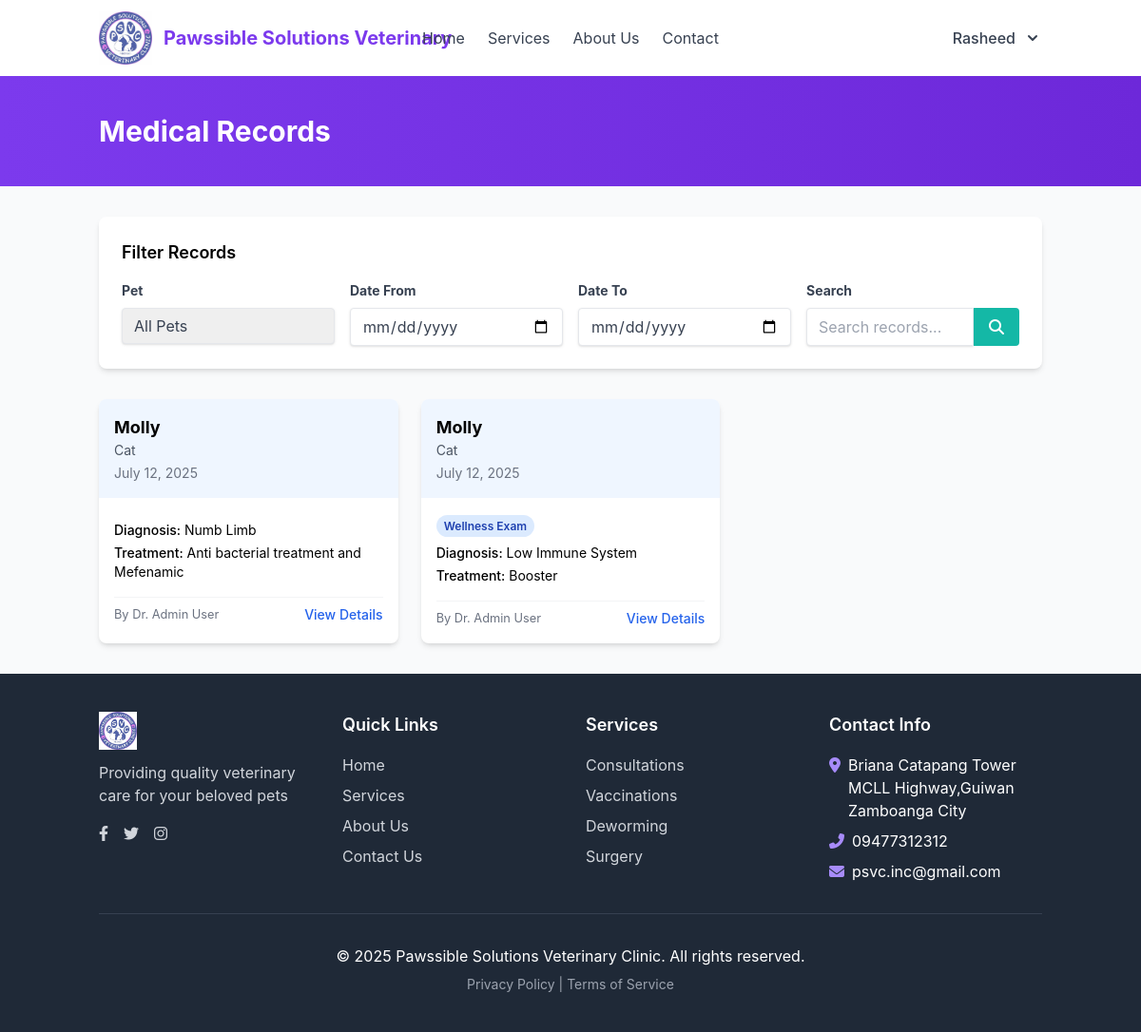
The app's page /medical_records.php (signed in), older data.
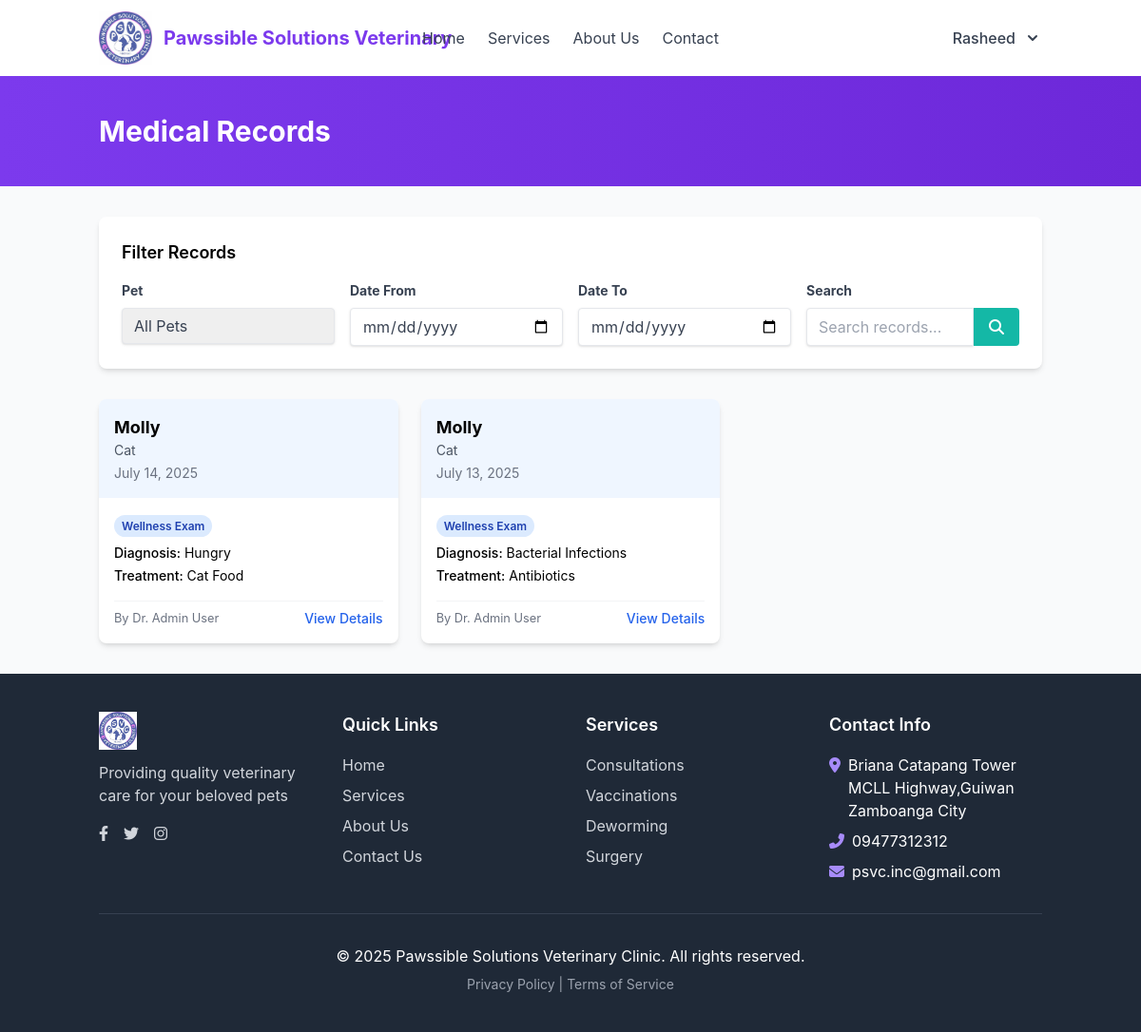
The same page, newer data.
### tables this page shows
CREATE TABLE `medical_records` (
  `id` int(11) NOT NULL,
  `pet_id` int(11) NOT NULL,
  `appointment_id` int(11) DEFAULT NULL,
  `record_date` date NOT NULL,
  `record_type` varchar(50) DEFAULT NULL,
  `diagnosis` text DEFAULT NULL,
  `treatment` text DEFAULT NULL,
  `medications` text DEFAULT NULL,
  `notes` text DEFAULT NULL,
  `created_by` int(11) NOT NULL,
  `created_at` timestamp NOT NULL DEFAULT current_timestamp(),
  `updated_at` timestamp NOT NULL DEFAULT current_timestamp() ON UPDATE current_timestamp()
);

CREATE TABLE `pets` (
  `id` int(11) NOT NULL,
  `owner_id` int(11) NOT NULL,
  `name` varchar(50) NOT NULL,
  `species` varchar(50) NOT NULL,
  `breed` varchar(50) DEFAULT NULL,
  `gender` enum('male','female','unknown') NOT NULL,
  `date_of_birth` date DEFAULT NULL,
  `weight` decimal(5,2) DEFAULT NULL,
  `microchip_id` varchar(50) DEFAULT NULL,
  `created_at` timestamp NOT NULL DEFAULT current_timestamp(),
  `updated_at` timestamp NOT NULL DEFAULT current_timestamp() ON UPDATE current_timestamp()
);

CREATE TABLE `appointments` (
  `id` int(11) NOT NULL,
  `appointment_number` varchar(20) NOT NULL DEFAULT '',
  `pet_id` int(11) NOT NULL,
  `vet_id` int(11) NOT NULL,
  `appointment_date` date NOT NULL,
  `appointment_time` time NOT NULL,
  `reason` varchar(100) NOT NULL,
  `notes` text DEFAULT NULL,
  `status` enum('scheduled','completed','cancelled','no-show') NOT NULL DEFAULT 'scheduled',
  `created_at` timestamp NOT NULL DEFAULT current_timestamp(),
  `updated_at` timestamp NOT NULL DEFAULT current_timestamp() ON UPDATE current_timestamp()
);

### medical_records.php (the view, shortened to what the changed rows need)
<?php
$user_id = $_SESSION['user_id'];
$user_role = isset($_SESSION['user_role']) ? $_SESSION['user_role'] : 'client';
$database = new Database();
$db = $database->getConnection();
if ($user_role == 'client') {
    $query = "SELECT mr.*, p.name as pet_name, p.species,
             CONCAT(u.first_name, ' ', u.last_name) as vet_name,
             a.reason as appointment_reason
             FROM medical_records mr
             JOIN pets p ON mr.pet_id = p.id
             LEFT JOIN appointments a ON mr.appointment_id = a.id
             LEFT JOIN users u ON mr.created_by = u.id
             WHERE p.owner_id = :user_id";
}
$query .= " ORDER BY mr.record_date DESC, mr.created_at DESC";
$stmt = $db->prepare($query);
if ($user_role == 'client') {
    $stmt->bindParam(':user_id', $user_id);
}
$stmt->execute();
if ($user_role == 'admin') {
    include_once 'includes/admin_header.php';
} else {
    include_once 'includes/header.php';
}
?>
<div class="bg-gradient-to-r from-violet-600 to-violet-700 py-10">
    <div class="container mx-auto px-4">
        <h1 class="text-3xl font-bold text-white">Medical Records</h1>
    </div>
</div>
<div class="container mx-auto px-4 py-8">
    <?php if ($stmt->rowCount() > 0): ?>
        <div class="grid grid-cols-1 md:grid-cols-2 lg:grid-cols-3 gap-6">
            <?php while ($record = $stmt->fetch(PDO::FETCH_ASSOC)): ?>
                <div class="bg-white rounded-lg shadow-md overflow-hidden hover:shadow-lg transition-shadow">
                    <div class="bg-blue-50 p-4">
                        <div class="flex justify-between items-start">
                            <div>
                                <h3 class="font-bold text-lg"><?php echo htmlspecialchars($record['pet_name']); ?></h3>
                                <p class="text-gray-600 text-sm"><?php echo htmlspecialchars($record['species']); ?></p>
                                <p class="text-gray-500 text-sm mt-1"><?php echo date('F d, Y', strtotime($record['record_date'])); ?></p>
                            </div>
                        </div>
                    </div>
                    <div class="p-4">
                        <?php if (!empty($record['appointment_reason'])): ?>
                            <div class="mb-2">
                                <span class="px-2 py-1 bg-blue-100 text-blue-800 text-xs font-semibold rounded-full">
                                    <?php echo htmlspecialchars($record['appointment_reason']); ?>
                                </span>
                            </div>
                        <?php endif; ?>
                        <div class="mt-2">
                            <?php if (!empty($record['diagnosis'])): ?>
                                <p class="text-sm"><span class="font-medium">Diagnosis:</span>
                                    <?php echo strlen($record['diagnosis']) > 100 ?
                                        htmlspecialchars(substr($record['diagnosis'], 0, 100)) . '...' :
                                        htmlspecialchars($record['diagnosis']); ?>
                                </p>
                            <?php endif; ?>
                            <?php if (!empty($record['treatment'])): ?>
                                <p class="text-sm mt-1"><span class="font-medium">Treatment:</span>
                                    <?php echo strlen($record['treatment']) > 100 ?
                                        htmlspecialchars(substr($record['treatment'], 0, 100)) . '...' :
                                        htmlspecialchars($record['treatment']); ?>
                                </p>
                            <?php endif; ?>
                        </div>
                        <div class="flex justify-between items-center mt-4 pt-2 border-t border-gray-100">
                            <small class="text-gray-500">
                                By Dr. <?php echo !empty($record['vet_name']) ? htmlspecialchars($record['vet_name']) : 'Unknown'; ?>
                            </small>
                            <a href="view_medical_record.php?id=<?php echo $record['id']; ?>" class="text-blue-600 hover:text-blue-800 font-medium text-sm">
                                View Details
                            </a>
                        </div>
                    </div>
                </div>
            <?php endwhile; ?>
        </div>
    <?php endif; ?>
</div>
<?php
if ($user_role == 'admin') {
    include_once 'includes/admin_footer.php';
} else {
    include_once 'includes/footer.php';
}
?>

Row changes from the older to the newer data that the page shows:
removed medical_records: pet.name "Molly", pet.species "Cat", record_date "July 12, 2025", diagnosis "Numb Limb", treatment "Anti bacterial treatment and Mefenamic", vet_name "Admin User"
removed medical_records: pet.name "Molly", pet.species "Cat", record_date "July 12, 2025", appointment.reason "Wellness Exam", diagnosis "Low Immune System", treatment "Booster", vet_name "Admin User"
added medical_records: pet.name "Molly", pet.species "Cat", record_date "July 14, 2025", appointment.reason "Wellness Exam", diagnosis "Hungry", treatment "Cat Food", vet_name "Admin User"
added medical_records: pet.name "Molly", pet.species "Cat", record_date "July 13, 2025", appointment.reason "Wellness Exam", diagnosis "Bacterial Infections", treatment "Antibiotics", vet_name "Admin User"
